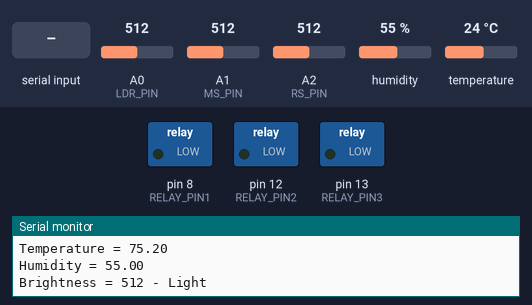
A sketch run on a simulated Arduino Uno, built with avr-gcc and run on an emulated ATmega328P. On the bench: switched loads named in the sketch (green lamp = pin HIGH), the last lines printed to the serial monitor. The test bench sets the inputs (shaded band); at power-on: A0 (LDR_PIN) = 512, A1 (MS_PIN) = 512, A2 (RS_PIN) = 512, humidity 55 %, temperature 24 °C.

Above: at 2.3 s.
2.4 s: "1" received over the second serial link
At 3.6 s:
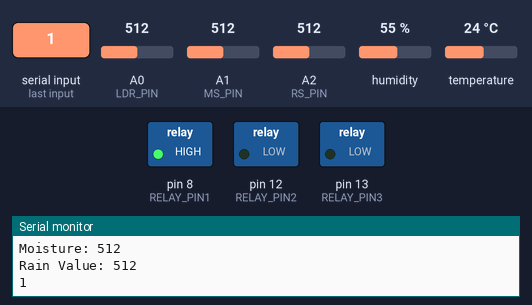
Timing chart, 0 to 36.0 s (numbered marks = the images above; inputs shaded):
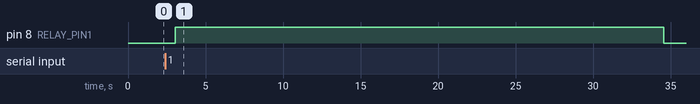

Measured:
- after the input at 2.4 s, pin 8 (RELAY_PIN1): LOW → HIGH after 0.65 s, → LOW 31.5 s later

The sketch:

IoTSmartGardenSketch.ino
```cpp
//include this for time https://techzeero.com/arduino-tutorials/arduino-time-without-rtc-module/#Download-Arduino-Time-Library

//include this for dht https://www.circuitbasics.com/how-to-set-up-the-dht11-humidity-sensor-on-an-arduino/
#include <dht.h>
#include <SoftwareSerial.h>
dht DHT;
SoftwareSerial hc06(0,1);
#define DHT11_PIN 7
#define LDR_PIN A0
#define MS_PIN A1
#define RS_PIN A2
#define relayOFF LOW
#define relayON HIGH
#define TempC DHT.temperature

const int RELAY_PIN1 = 8;
const int RELAY_PIN2 = 12;
const int RELAY_PIN3 = 13;
const int MOISTURE_LEVEL = 300;
char Incoming_Value = 0;
void setup() {
  //setups the relay zones
  pinMode(RELAY_PIN1, OUTPUT);
  pinMode(RELAY_PIN2, OUTPUT);
  pinMode(RELAY_PIN3, OUTPUT);
  //starts the relays as off
  digitalWrite(RELAY_PIN1, relayOFF);
  digitalWrite(RELAY_PIN2, relayOFF);
  digitalWrite(RELAY_PIN3, relayOFF);
  Serial.begin(9600);
  hc06.begin(9600);

}

void loop() {
  //Bluetooth Code
  if (hc06.available() > 0) {
    Incoming_Value = hc06.read();
    Serial.print(Incoming_Value);
    if (Incoming_Value == '1') {
      digitalWrite(RELAY_PIN1, relayON);
      delay(30000);
    }
    else if (Incoming_Value == '2') {
      digitalWrite(RELAY_PIN2, relayON);
      delay(30000);
    }
    else if(Incoming_Value == '3') {
      digitalWrite(RELAY_PIN3, relayON);
      delay(30000);
    }
    else if(Incoming_Value == '4') {
      digitalWrite(RELAY_PIN1, relayOFF);
    }
    else if(Incoming_Value == '5') {
      digitalWrite(RELAY_PIN2, relayOFF);
    }
    else if(Incoming_Value== '6') {
      digitalWrite(RELAY_PIN3, relayOFF);
    }
  }


  //DHT Code
  int chk = DHT.read11(DHT11_PIN);

  //******CHECK THIS*******
  float TempF = 0;
  TempF = (TempC*1.8)+32;
  Serial.print("Temperature = ");
  Serial.println(TempF);
  Serial.print("Humidity = ");
  Serial.println(DHT.humidity);
  delay(500);

  //LDR Code
  int lightValue = analogRead(LDR_PIN);
  Serial.print("Brightness = ");
  Serial.print(lightValue);

  if (lightValue > 900) {
    Serial.println(" - Dark");
  } else if (lightValue > 800) {
    Serial.println(" - Dim");
  } else if ((lightValue < 800) && (lightValue > 500)) {
    Serial.println(" - Light");
  } else if ((lightValue > 200) && (lightValue < 500)) {
    Serial.println(" - Bright");
  } else {
    Serial.println(" - Very bright");
  }
  delay(500);

  //Moisture Sensor Code
  int moistValue = analogRead(MS_PIN); // read the analog value from sensor
  Serial.print("Moisture: ");
  Serial.println(moistValue);
  delay(500);

  //Rain Sensor Code
  int rainValue = analogRead(A2);//read value
  Serial.print("Rain Value: ");
  Serial.println(rainValue);
  if (rainValue < 500) {//check condition
    digitalWrite(4, HIGH);
    Serial.print("Heavy rain  LED on ");
    delay(500);
  }
  else {
    digitalWrite(4, LOW);
  }


  //****Water Code****
  //if ((TempF > 40) && (rainValue > 500) && (moistValue > MOISTURE_LEVEL) && (lightValue < 500)) {
   // digitalWrite(RELAY_PIN1, relayON);
  //  digitalWrite(RELAY_PIN2, relayON);
  //  digitalWrite(RELAY_PIN3, relayON);
  //  delay(10000);
 // }


  //**OVERRIDE**
  if (TempF < 40){
    digitalWrite(RELAY_PIN1, relayOFF);
    digitalWrite(RELAY_PIN2, relayOFF);
    digitalWrite(RELAY_PIN3, relayOFF);
  }

  //When heavy rain do not water
  if (rainValue < 500) {//check condition
    digitalWrite(RELAY_PIN1, relayOFF);
    digitalWrite(RELAY_PIN2, relayOFF);
    digitalWrite(RELAY_PIN3, relayOFF);
  }

  //****REQUIRES TESTING OF MOISTURE LEVELS****
  //decides to water based on moisture level
  if(moistValue < MOISTURE_LEVEL) {
    digitalWrite(RELAY_PIN1, relayOFF);
    digitalWrite(RELAY_PIN2, relayOFF);
    digitalWrite(RELAY_PIN3, relayOFF);
  }

  //******REQUIRES TESTING OF LIGHT LEVELS*****
  //if light is dim or lower don't water
  if (lightValue > 500) {
    digitalWrite(RELAY_PIN1, relayOFF);
    digitalWrite(RELAY_PIN2, relayOFF);
    digitalWrite(RELAY_PIN3, relayOFF);
  }
}
```
